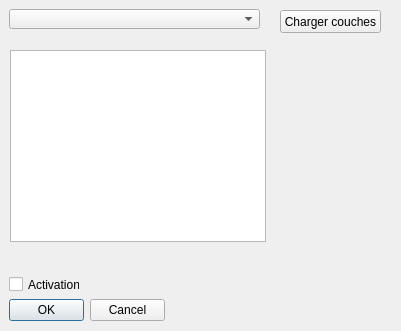
<?xml version="1.0" encoding="UTF-8"?>
<ui version="4.0">
 <class>cFGHDialogBase</class>
 <widget class="QDialog" name="cFGHDialogBase">
  <property name="geometry">
   <rect>
    <x>0</x>
    <y>0</y>
    <width>401</width>
    <height>331</height>
   </rect>
  </property>
  <property name="windowTitle">
   <string>Plugin Geohyd</string>
  </property>
  <widget class="QDialogButtonBox" name="bbOK">
   <property name="geometry">
    <rect>
     <x>9</x>
     <y>299</y>
     <width>156</width>
     <height>23</height>
    </rect>
   </property>
   <property name="orientation">
    <enum>Qt::Horizontal</enum>
   </property>
   <property name="standardButtons">
    <set>QDialogButtonBox::Cancel|QDialogButtonBox::Ok</set>
   </property>
  </widget>
  <widget class="QCheckBox" name="cbActivate">
   <property name="geometry">
    <rect>
     <x>9</x>
     <y>276</y>
     <width>71</width>
     <height>17</height>
    </rect>
   </property>
   <property name="text">
    <string>Activation</string>
   </property>
  </widget>
  <widget class="QComboBox" name="cbListLayers">
   <property name="geometry">
    <rect>
     <x>9</x>
     <y>9</y>
     <width>251</width>
     <height>20</height>
    </rect>
   </property>
  </widget>
  <widget class="QPushButton" name="pbLoadLayers">
   <property name="geometry">
    <rect>
     <x>280</x>
     <y>10</y>
     <width>101</width>
     <height>23</height>
    </rect>
   </property>
   <property name="text">
    <string>Charger couches</string>
   </property>
  </widget>
  <widget class="QListWidget" name="lwFields">
   <property name="geometry">
    <rect>
     <x>10</x>
     <y>50</y>
     <width>256</width>
     <height>192</height>
    </rect>
   </property>
  </widget>
 </widget>
 <resources/>
 <connections>
  <connection>
   <sender>bbOK</sender>
   <signal>accepted()</signal>
   <receiver>cFGHDialogBase</receiver>
   <slot>accept()</slot>
   <hints>
    <hint type="sourcelabel">
     <x>20</x>
     <y>20</y>
    </hint>
    <hint type="destinationlabel">
     <x>20</x>
     <y>20</y>
    </hint>
   </hints>
  </connection>
  <connection>
   <sender>bbOK</sender>
   <signal>rejected()</signal>
   <receiver>cFGHDialogBase</receiver>
   <slot>reject()</slot>
   <hints>
    <hint type="sourcelabel">
     <x>20</x>
     <y>20</y>
    </hint>
    <hint type="destinationlabel">
     <x>20</x>
     <y>20</y>
    </hint>
   </hints>
  </connection>
 </connections>
</ui>
